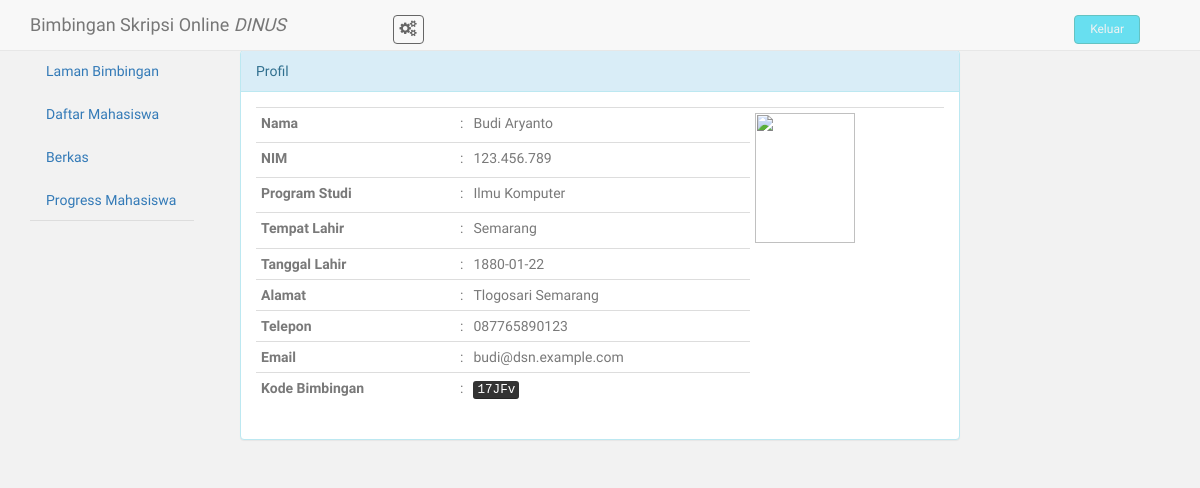
/profil_dsn.php (signed in), run on the app's committed database.
### tables this page shows
CREATE TABLE IF NOT EXISTS `klmp_bimbingan` (
  `kode_bimbingan` varchar(5) NOT NULL,
  `id_dsn` int(10) NOT NULL,
  PRIMARY KEY (`kode_bimbingan`),
  KEY `fk_dosen` (`id_dsn`)
);

CREATE TABLE IF NOT EXISTS `dosen` (
  `id_dsn` int(10) NOT NULL AUTO_INCREMENT,
  `nama` varchar(50) NOT NULL,
  `nidn` varchar(20) NOT NULL,
  `jen_kel` enum('Laki-laki','Perempuan') NOT NULL,
  `tempat_lahir` varchar(20) NOT NULL,
  `tgl_lahir` date NOT NULL,
  `alamat` text NOT NULL,
  `telp` varchar(15) NOT NULL,
  `email` varchar(30) NOT NULL,
  `bdg_keahlian` varchar(30) NOT NULL,
  `username` varchar(30) NOT NULL,
  `password` varchar(40) NOT NULL,
  `dir_foto` varchar(50) DEFAULT NULL,
  PRIMARY KEY (`id_dsn`),
  UNIQUE KEY `username` (`username`)
);

### dosen.php (called while the page is built, shortened)
<?php
	class dosen{
		private $host="localhost";
		private $user="root";
		private $db="bso";
		private $pass="";
		private $conn;
		public function __construct()
		{
			$this->conn = new PDO("mysql:host=".$this->host.";dbname=".$this->db,$this->user,$this->pass);
			$this->conn->setAttribute(PDO::ATTR_ERRMODE, PDO::ERRMODE_EXCEPTION);
		}
		public function profilDsn($id_dsn)
		{
			$sql = "SELECT dosen.nama, dosen.nidn, dosen.jen_kel, dosen.tempat_lahir, dosen.tgl_lahir, dosen.alamat, dosen.telp, dosen.email, dosen.bdg_keahlian, dosen.dir_foto, klmp_bimbingan.kode_bimbingan
					FROM dosen
					LEFT JOIN klmp_bimbingan ON dosen.id_dsn = klmp_bimbingan.id_dsn
					WHERE dosen.id_dsn = :id_dsn";
			$q = $this->conn->prepare($sql) or die("Gagal!");
			$q->bindParam(':id_dsn', $id_dsn);
			$q->execute();
			$data = $q->fetch(PDO::FETCH_ASSOC);
			return $data;
		}
	}
?>

### profil_dsn.php (the view, shortened to what this page needs)
<?php
	include_once("dosen.php");
	$obj = new dosen;
	$id_dsn = $_SESSION['id_dsn'];
?>
<!DOCTYPE html>
<html>
<head>
	<link href="assets/css/bootstrap.css" rel="stylesheet">
    <link href="assets/font-awesome/css/font-awesome.css" rel="stylesheet" />
    <link href="assets/css/style.css" rel="stylesheet">
    <link href="assets/css/style-responsive.css" rel="stylesheet">
</head>
<body>
		<div class="container-fluid">
		<header>
			<div class="navbar navbar-default navbar-fixed-top" role="navigation">
				<div class="navbar-header">
					<div class="container">
						<a class="navbar-brand" href="home_dsn.php">Bimbingan Skripsi Online <em>DINUS</em></a>
						<div class="nav notify-row" id="top_menu">
			                <ul class="nav top-menu">
			                    <li id="header_inbox_bar" class="dropdown">
			                        <a data-toggle="dropdown" class="dropdown-toggle" href="home_dsn.php#">
			                            <i class="fa fa-cogs"></i>
			                        </a>
			                    </li>
			                </ul>
			            </div>
			           	<div class="top-menu">
            				<ul class="nav pull-right top-menu">
                    		<li><a class="logout" href="logout.php">Keluar</a></li>
            				</ul>
            			</div>
					</div>
				</div>
			</div>
		</header>
		<div class="container-fluid" style="padding-top : 50px">
			<div class="row">
				<div class="col-lg-2">
					<ul class="nav nav-tabs nav-stacked" data-spy="affix">
						<li><a href="home_dsn.php">Laman Bimbingan</a></li>
						<li><a href="daftar_mhs.php">Daftar Mahasiswa</a></li>
						<li><a href="berkas_dsn.php">Berkas</a></li>
						<li><a href="progress_mhs.php">Progress Mahasiswa</a></li>
					</ul>
				</div>
				<div class="col-lg-8">
	           		<div class="container-fluid">
	           			<div class="panel panel-info">
	           				<div class="panel-heading">
	           				Profil
	           				</div>
	           				<div class="panel-body">
	           				<?php
	           					if($obj->profilDsn($id_dsn))
	           					{
	           						extract($obj->profilDsn($id_dsn));
	           						echo '<table class="table table-condensed" border="0">
									<tbody>
										<tr>
											<td><strong>Nama</strong></td>
											<td width="8">:</td>
											<td>'.$nama.'</td>
											<td rowspan="4"><div class="pull right"><img src="'.$dir_foto.'" width="100" height="130"></div></td>
										</tr>
										<tr>
											<td><strong>NIM</strong></td>
											<td width="8">:</td>
											<td>'.$nidn.'</td>
										</tr>
										<tr>
											<td><strong>Program Studi</strong></td>
											<td width="8">:</td>
											<td>'.$bdg_keahlian.'</td>
										</tr>
										<tr>
											<td><strong>Tempat Lahir</strong></td>
											<td width="8">:</td>
											<td>'.$tempat_lahir.'</td>
										</tr>
										<tr>
											<td><strong>Tanggal Lahir</strong></td>
											<td width="8">:</td>
											<td>'.$tgl_lahir.'</td>
										</tr>
										<tr>
											<td><strong>Alamat</strong></td>
											<td width="8">:</td>
											<td>'.$alamat.'</td>
										</tr>
										<tr>
											<td><strong>Telepon</strong></td>
											<td width="8">:</td>
											<td>'.$telp.'</td>
										</tr>
										<tr>
											<td><strong>Email</strong></td>
											<td width="8">:</td>
											<td>'.$email.'</td>
										</tr>
										<tr>
											<td><strong>Kode Bimbingan</strong></td>
											<td width="8">:</td>
											<td><kbd>'.$kode_bimbingan.'</kbd></td>
										</tr>
									</tbody>
								</table>';
	           					}
	           				?>
	           				</div>
	           			</div>
					</div>
				</div>
			</div>
		</div>
	</div>
</body>
</html>

### assets/css/style.css (style rules this page uses)
body { color: #797979; background: #f2f2f2; font-family: 'Ruda', sans-serif; padding: 0px !important; margin: 0px !important; font-size:14px; }
ul li { list-style: none; }
a, a:hover, a:focus { text-decoration: none; outline: none; }
ul.top-menu > li > .logout { color: #f2f2f2; font-size: 12px; border-radius: 4px; -webkit-border-radius: 4px; border: 1px solid #64c3c2 !important; padding: 5px 15px; margin-right: 15px; background: #68dff0; margin-top: 15px; }
#top_menu .nav > li, ul.top-menu > li { float: left; }
.notify-row { float: left; margin-top: 15px; margin-left: 92px; }
ul.top-menu > li > a { color: #666666; font-size: 16px; border-radius: 4px; -webkit-border-radius: 4px; border:1px solid #666666 !important; padding: 2px 6px; margin-right: 15px; }

### data on the page
klmp_bimbingan: id_dsn.nama "Budi Aryanto", id_dsn.nidn "123.456.789", id_dsn.bdg_keahlian "Ilmu Komputer", id_dsn.tempat_lahir "Semarang", id_dsn.tgl_lahir "1880-01-22", id_dsn.alamat "Tlogosari Semarang", id_dsn.telp "087765890123", id_dsn.email "budi@dsn.example.com", kode_bimbingan "17JFv"
